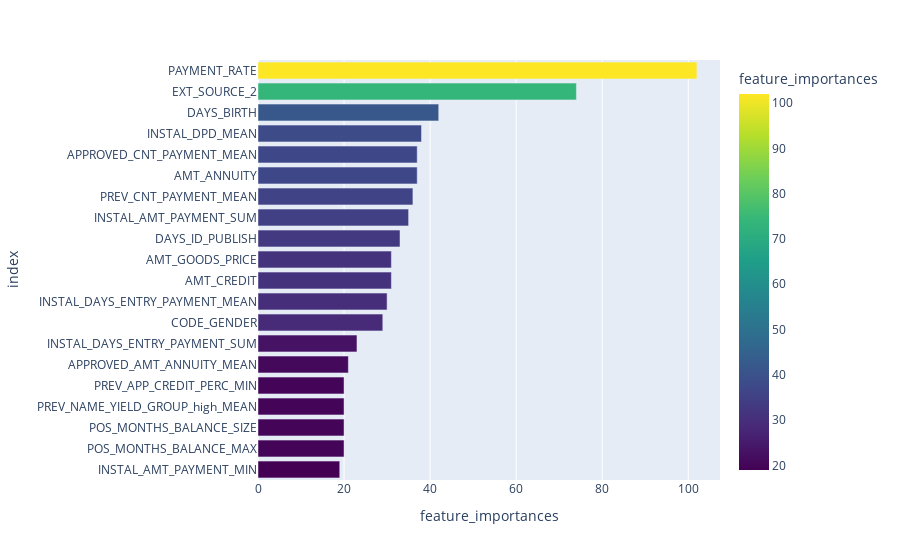

The notebook cell saved with this chart:
### Code cell
import plotly.express as px
fi = pd.concat([
    pd.Series(model_app.feature_importances).to_frame(name='feature_importances'),
    model_app.data.loc[100001, model_app.feats].T.to_frame(name="credit")
], axis=1)
fig = px.bar(
    fi.sort_values('feature_importances')[-20:],
    x='feature_importances',
    color='feature_importances',
    color_continuous_scale='Viridis',
    hover_data=['credit']
)
fig.show()

### Figure 1 — Plotly figure (JSON) as saved in the notebook; plotly's stock layout.template omitted (floating-point values rounded to 4 significant figures)
{"data": [{"alignmentgroup": "True", "customdata": [[3951], [-53], [9], [1], [1.044], [3951], [-15365], [1], [-2195], [568800], [450000], [-812], [41200.0], [8], [20560.0], [8], [1.571], [-19241], [0.7897], [0.03615]], "hovertemplate": "feature_importances=%{marker.color}<br>index=%{y}<br>credit=%{customdata[0]}<extra></extra>", "legendgroup": "", "marker": {"color": [19, 20, 20, 20, 20, 21, 23, 29, 30, 31, 31, 33, 35, 36, 37, 37, 38, 42, 74, 102], "coloraxis": "coloraxis", "pattern": {"shape": ""}}, "name": "", "offsetgroup": "", "orientation": "h", "showlegend": false, "textposition": "auto", "type": "bar", "x": [19, 20, 20, 20, 20, 21, 23, 29, 30, 31, 31, 33, 35, 36, 37, 37, 38, 42, 74, 102], "xaxis": "x", "y": ["INSTAL_AMT_PAYMENT_MIN", "POS_MONTHS_BALANCE_MAX", "POS_MONTHS_BALANCE_SIZE", "PREV_NAME_YIELD_GROUP_high_MEAN", "PREV_APP_CREDIT_PERC_MIN", "APPROVED_AMT_ANNUITY_MEAN", "INSTAL_DAYS_ENTRY_PAYMENT_SUM", "CODE_GENDER", "INSTAL_DAYS_ENTRY_PAYMENT_MEAN", "AMT_CREDIT", "AMT_GOODS_PRICE", "DAYS_ID_PUBLISH", "INSTAL_AMT_PAYMENT_SUM", "PREV_CNT_PAYMENT_MEAN", "AMT_ANNUITY", "APPROVED_CNT_PAYMENT_MEAN", "INSTAL_DPD_MEAN", "DAYS_BIRTH", "EXT_SOURCE_2", "PAYMENT_RATE"], "yaxis": "y"}], "layout": {"barmode": "relative", "coloraxis": {"colorbar": {"title": {"text": "feature_importances"}}, "colorscale": [[0, "#440154"], [0.1111, "#482878"], [0.2222, "#3e4989"], [0.3333, "#31688e"], [0.4444, "#26828e"], [0.5556, "#1f9e89"], [0.6667, "#35b779"], [0.7778, "#6ece58"], [0.8889, "#b5de2b"], [1, "#fde725"]]}, "legend": {"tracegroupgap": 0}, "margin": {"t": 60}, "xaxis": {"anchor": "y", "domain": [0, 1], "title": {"text": "feature_importances"}}, "yaxis": {"anchor": "x", "domain": [0, 1], "title": {"text": "index"}}}}
